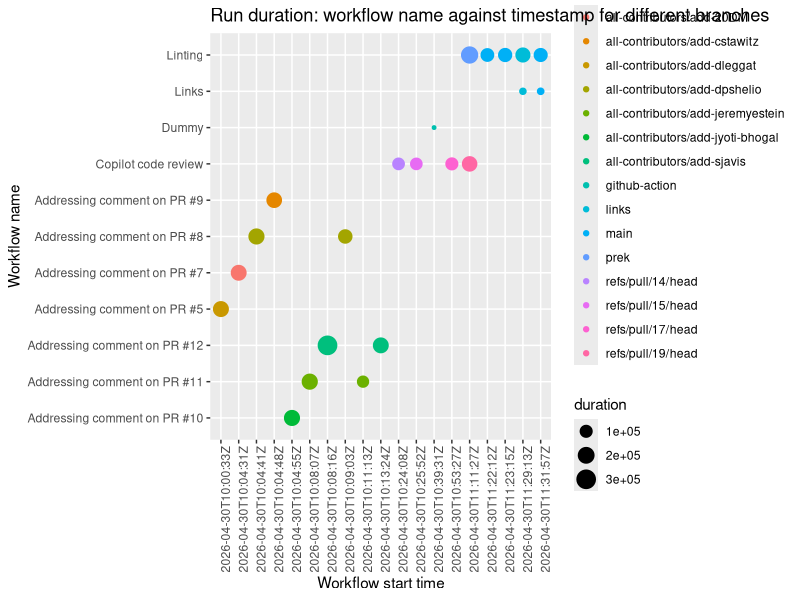

This figure's R source:
## ---- chunk 1
library(dplyr)
library(ggplot2)
## ---- chunk 2
#| label: load-data
#| message: false


### Read in data here
actions_data <- read.csv("../data/green-actions-workflows.csv")
## ---- chunk 3
#| label: calculate statistics
#| message: false

mean_duration <- mean(actions_data$duration)
duration_quant <- as.numeric(quantile(actions_data$duration))
branches <- unique(actions_data$branch)

branch_first <- actions_data |>
    filter(branch==branches[1])
branch_second <- actions_data |>
    filter(branch==branches[2])
branch_third <- actions_data |>
    filter(branch==branches[3])
p_firstblock <- "warning"
p_secondblock <- "danger"
p_thirdblock <- "primary"

## ---- chunk 4
#| content: valuebox
#| title: "Total time"
list(
  icon = "clock",
  color = p_firstblock,
  value = duration_quant[3]
)

## ---- chunk 5
#| content: valuebox
#| title: "Time for branch X"
list(
  icon = "clock",
  color = p_secondblock,
  value = duration_quant[4]
)

## ---- chunk 6
#| content: valuebox
#| title: "Time for branch Y"
list(
  icon = "clock",
  color = p_thirdblock,
  value = duration_quant[1]
)
## ---- chunk 7
#| title: Run duration for different branches
# Put in the bubbleplot

workflow_start_time <- as.POSIXct(actions_data$workflow_start_time, format = "%H:%M:%S")

p <- ggplot2::ggplot(actions_data) + ggplot2::geom_point(aes(x = start_time, y = workflow_name, size = duration, color = branch)) + xlab("Workflow start time") + ylab("Workflow name") + ggtitle("Run duration: workflow name against timestamp for different branches")+theme(axis.text.x = element_text(angle = 90))

p
